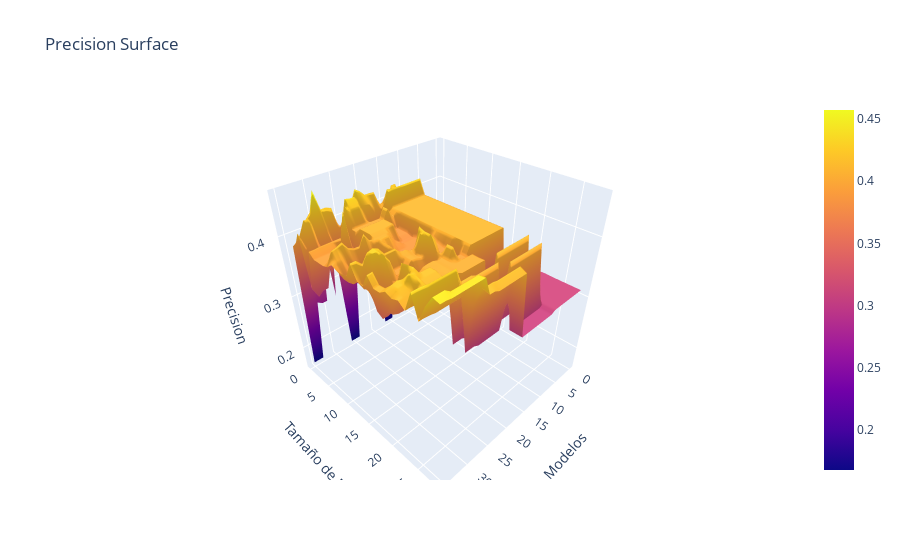

Notebook source saved alongside this figure:
### Code cell
fig2 = go.Figure(data=[go.Surface(z=n_est_mod_results['Precision'])])

fig2.update_layout(title='Precision Surface', autosize=True,
                   scene = dict(xaxis_title='Modelos',
                                yaxis_title='Tamaño de N',
                                zaxis_title='Precision'))

fig2.show()
fig2.write_html('Pre_Tree_Dim.html')

### Figure 1 — Plotly figure (JSON) as saved in the notebook; plotly's stock layout.template omitted (floating-point values rounded to 4 significant figures; data arrays with more than 128 entries replaced by an {"elided": "..."} marker saying what was removed)
{"data": [{"type": "surface", "z": {"elided": "29x36 float values"}}], "layout": {"autosize": true, "scene": {"xaxis": {"title": {"text": "Modelos"}}, "yaxis": {"title": {"text": "Tamaño de N"}}, "zaxis": {"title": {"text": "Precision"}}}, "title": {"text": "Precision Surface"}}}
